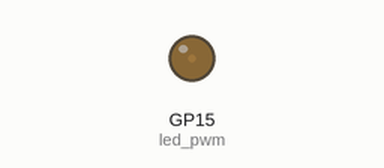
This program was run on a simulated Raspberry Pi Pico running MicroPython. Shown: output pins drawn as LEDs (lit = HIGH). What the program prints to the serial console is not drawn.

Above: at 0.05 s.
At 0.9 s:
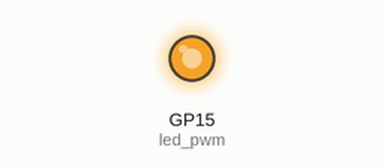
At 1.3 s:
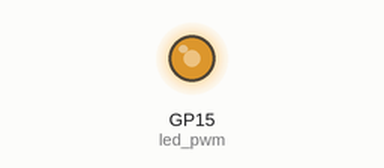
At 1.75 s:
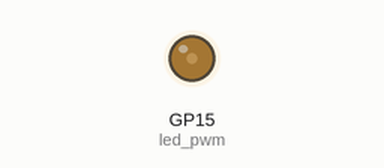
Timing chart, 0 to 4.6 s (numbered marks = the images above):
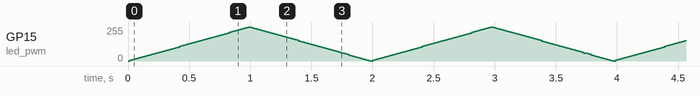

The program:

pwm_led.py
```python
from machine import Pin, PWM
import time

# Pin 15 üzerinde 1000 Hz frekansında PWM başlatıyoruz
# (İstersen Pin("LED") ile Pico W üzerindeki dahili LED'i de deneyebilirsin)
led_pwm = PWM(Pin(15))
led_pwm.freq(1000)

print("--- PWM LED Nefes Efekti Başladı ---")

try:
    while True:
        # Parlaklığı 0'dan 65535'e kadar yavaşça artır
        for duty in range(0, 65536, 1000):
            led_pwm.duty_u16(duty)
            time.sleep_ms(15)

        # Parlaklığı 65535'ten 0'a kadar yavaşça azalt
        for duty in range(65535, -1, -1000):
            led_pwm.duty_u16(duty)
            time.sleep_ms(15)

except KeyboardInterrupt:
    # Program durdurulduğunda PWM'i güvenle kapat
    led_pwm.deinit()
    print("PWM Kapatıldı.")
```
